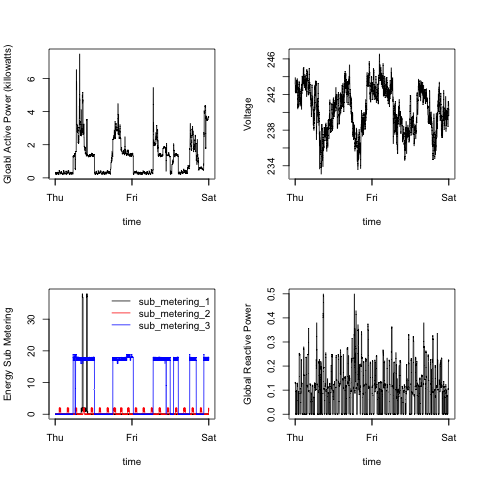

Here is the R script that generated this plot:
# 1. Read the dataset with prepare_data.R
## By default, the dataset is stored in "df"
source("prepare_data.R")

# 2. Plot the data
dev.off()
png(filename = "plot4.png", width = 480, height = 480)
## In prepare_data.R, the "date" and "time" columns have already been 
## combined into one column "time" to make it eaiser to plot.
par(mfrow = c(2, 2))
with(df, {
  # Subplot 1: time versus global_active_power
  plot(time, global_active_power, type = "l", ylab = "Gloabl Active Power (killowatts)")
  # Subplot 2: time versus voltage
  plot(time, voltage, type = "l", ylab = "Voltage")
  # Subplot 3: time versus sub_metering
  {
    plot(time, sub_metering_1, type = "n", ylab = "Energy Sub Metering")
    lines(time, sub_metering_1)
    lines(time, sub_metering_2, col = "red")
    lines(time, sub_metering_3, col = "blue")
    legend("topright",
           lty = 1,
           bty = "n",
           col = c("black", "red", "blue"),
           legend = c("sub_metering_1", "sub_metering_2", "sub_metering_3"))
  }
  # Subplot 4: time versus global_reactive_power
  plot(time, global_reactive_power, type = "l", ylab = "Global Reactive Power")
})

# 3. Save to plot4.png
dev.off()